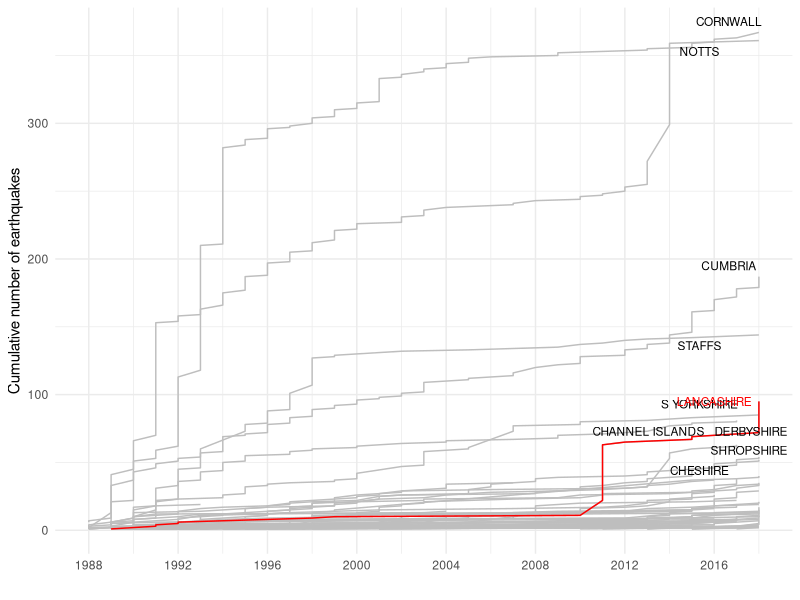

This chart was generated by the following R code:
library(tidyverse)
library(ggrepel)

dat<-read.csv(file = 'frack-clean.csv')


t<- dat %>% group_by(year, date.ym, region) %>%
  summarise(q = length(ML)) %>% ungroup() %>%
  group_by(region) %>% mutate(qq=cumsum(q)) 

labs <- t %>% filter(region != '') %>% group_by(region) %>% summarise(max = max(qq))

pdf(file = 'figs/cumulative-earthquakes.pdf', height=10)
theme_set(theme_minimal())
ggplot(t %>% filter(region != ''), aes(year, qq, group=region)) + 
  geom_line(size = 0.5, col='grey') +
  geom_line(data = t %>% filter(region == 'LANCASHIRE'), 
            aes(year, qq), col='red') +
  geom_text_repel(data=labs[labs$max > 50 & labs$region !='LANCASHIRE',], aes(2016, max, label = region), segment.color='transparent', force=0.25, size=3) +
  geom_text(data = labs[labs$region == 'LANCASHIRE',], aes(2016, max, label=region), col='red', size=3) +
  labs(y = 'Cumulative number of earthquakes', x ='') + 
  scale_x_continuous(breaks= seq(1988, 2018, 4))

dev.off()

#Insert a map as with https://earthquake.usgs.gov/research/induced/overview.php and have it so that whenever you 
#click on the line, it pops up on the map as well 
# https://stackoverflow.com/questions/31814037/integrating-time-series-graphs-and-leaflet-maps-using-r-shiny 





